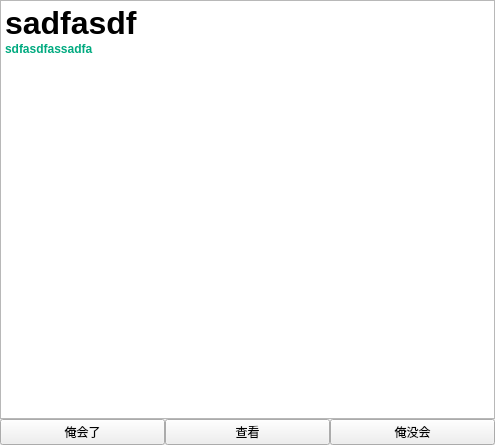
<?xml version="1.0" encoding="UTF-8"?>
<ui version="4.0">
 <class>MissionPage</class>
 <widget class="QWidget" name="MissionPage">
  <property name="geometry">
   <rect>
    <x>0</x>
    <y>0</y>
    <width>495</width>
    <height>445</height>
   </rect>
  </property>
  <property name="windowTitle">
   <string>Form</string>
  </property>
  <layout class="QVBoxLayout" name="verticalLayout">
   <property name="spacing">
    <number>0</number>
   </property>
   <property name="leftMargin">
    <number>0</number>
   </property>
   <property name="topMargin">
    <number>0</number>
   </property>
   <property name="rightMargin">
    <number>0</number>
   </property>
   <property name="bottomMargin">
    <number>0</number>
   </property>
   <item>
    <widget class="QTextEdit" name="textEdit">
     <property name="html">
      <string>&lt;!DOCTYPE HTML PUBLIC &quot;-//W3C//DTD HTML 4.0//EN&quot; &quot;http://www.w3.org/TR/REC-html40/strict.dtd&quot;&gt;
&lt;html&gt;&lt;head&gt;&lt;meta name=&quot;qrichtext&quot; content=&quot;1&quot; /&gt;&lt;style type=&quot;text/css&quot;&gt;
p, li { white-space: pre-wrap; }
&lt;/style&gt;&lt;/head&gt;&lt;body style=&quot; font-family:'SimSun'; font-size:9pt; font-weight:400; font-style:normal;&quot;&gt;
&lt;p style=&quot; margin-top:0px; margin-bottom:0px; margin-left:0px; margin-right:0px; -qt-block-indent:0; text-indent:0px;&quot;&gt;&lt;span style=&quot; font-size:24pt; font-weight:600;&quot;&gt;sadfasdf&lt;/span&gt;&lt;/p&gt;
&lt;p style=&quot; margin-top:0px; margin-bottom:0px; margin-left:0px; margin-right:0px; -qt-block-indent:0; text-indent:0px;&quot;&gt;&lt;span style=&quot; font-weight:600; color:#00aa7f;&quot;&gt;sdfasdfassadfa&lt;/span&gt;&lt;/p&gt;&lt;/body&gt;&lt;/html&gt;</string>
     </property>
    </widget>
   </item>
   <item>
    <layout class="QHBoxLayout" name="horizontalLayout">
     <item>
      <widget class="QPushButton" name="pb_mastered">
       <property name="text">
        <string>俺会了</string>
       </property>
      </widget>
     </item>
     <item>
      <widget class="QPushButton" name="pb_check">
       <property name="text">
        <string>查看</string>
       </property>
      </widget>
     </item>
     <item>
      <widget class="QPushButton" name="pb_notMastered">
       <property name="text">
        <string>俺没会</string>
       </property>
      </widget>
     </item>
    </layout>
   </item>
  </layout>
 </widget>
 <resources/>
 <connections/>
</ui>
